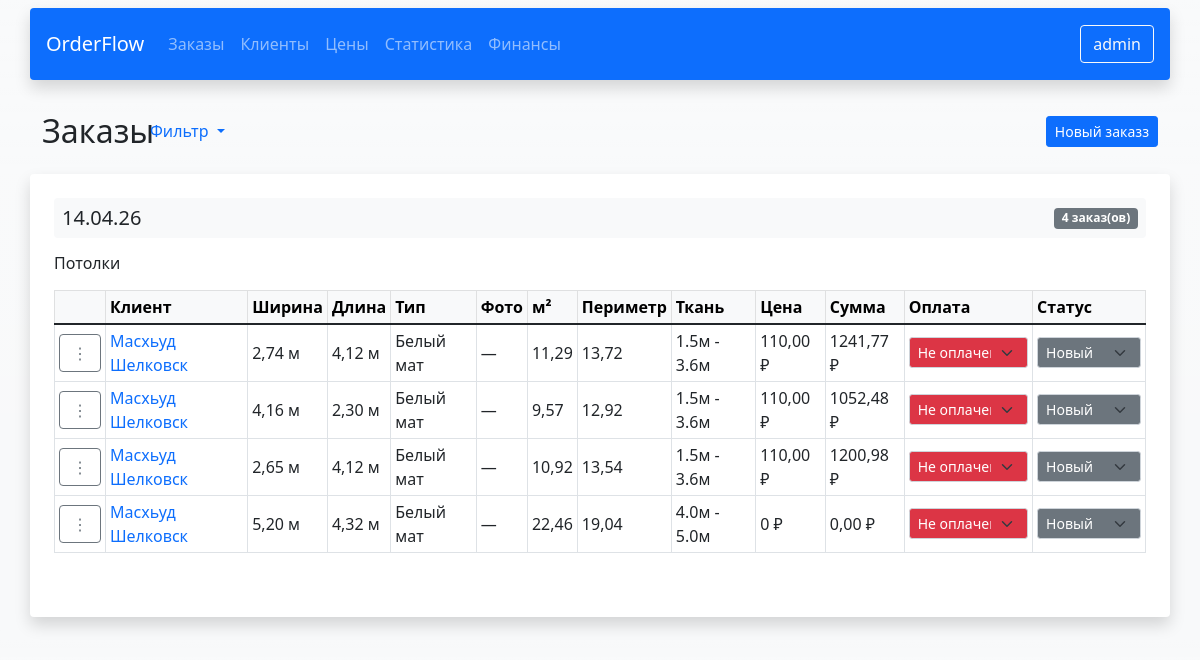
Page /not_paid_orders_all_customers/ (signed in) on the committed database.
### users/models.py (models this page shows)
class User(AbstractUser):
    pass

### orders/models.py (models this page shows, shortened)
class Order(models.Model):
    FABRIC_SIZE_CHOICES = [
        ('short', '1.5м - 3.6м'),
        ('wide', '4.0м - 5.0м'),
        ('the widest', '5.8м'),
    ]
    CEILING_TYPE_CHOICES = [
        ('white mat', 'Белый мат'),
        ('colored mat', 'Цветной мат'),
        ('white gloss', 'Белый лак'),
        ('colored gloss', 'Цветной лак'),
        ('white sateen', 'Белый сатин'),
        ('colored sateen', 'Цветной сатин'),
        ('venice', 'Венеция'),
        ('sky', 'Небо'),
    ]
    STATUS_CHOICES = [
        ('new', 'Новый'),
        ('in_progress', 'В работе'),
        ('completed', 'Завершен'),
    ]
    PAYMENT_STATUS_CHOICES = [
        ('not paid', 'Не оплачено'),
        ('paid', 'Оплачено')
    ]
    customer = ForeignKey(to=Customer, on_delete=CASCADE, related_name='orders')
    order_date = models.DateTimeField(auto_now_add=True)
    width = models.DecimalField(max_digits=5, decimal_places=2)
    length = models.DecimalField(max_digits=5, decimal_places=2)
    fabric_size = models.CharField(max_length=10,choices=FABRIC_SIZE_CHOICES)
    ceiling_type = models.CharField(max_length=14, choices=CEILING_TYPE_CHOICES)
    photo = models.ImageField(upload_to='order_photos/', blank=True, null=True)
    status = models.CharField(max_length=20, choices=STATUS_CHOICES, default='new')
    payment_status = models.CharField(max_length=15, choices=PAYMENT_STATUS_CHOICES, default='not paid')
    user = ForeignKey(to=User, on_delete=CASCADE)
    completed_at = models.DateTimeField(null=True, blank=True)
    @property
    def perimeter(self):
        return (self.width + self.length) * 2
    @property
    def square(self):
        return self.width * self.length
    def price(self):
        from settings.models import PriceSettings
        try:
            price_setting = PriceSettings.objects.get(
                user=self.user,
                fabric_size=self.fabric_size,
                ceiling_type=self.ceiling_type,
            )
            return price_setting.price_m2
        except PriceSettings.DoesNotExist:
            return Decimal(0)
    @property
    def total_sum(self):
        from settings.models import PriceSettings
        try:
            price_setting = PriceSettings.objects.get(
                user=self.user,
                fabric_size=self.fabric_size,
                ceiling_type=self.ceiling_type,
            )
            return Decimal(self.square) * price_setting.price_m2
        except PriceSettings.DoesNotExist:
            return Decimal(0)

class Customer(models.Model):
    full_name = models.CharField(max_length=128)
    phone_number = models.CharField(max_length=20)
    user = ForeignKey(to=User, on_delete=CASCADE)

### settings/models.py (models this page shows, shortened)
class PriceSettings(models.Model):
    FABRIC_SIZE_CHOICES = [
        ('short', '1.5м - 3.6м'),
        ('wide', '4.0м - 5.0м'),
        ('the widest', '5.8м'),
    ]
    CEILING_TYPE_CHOICES = [
        ('white mat', 'Белый мат'),
        ('colored mat', 'Цветной мат'),
        ('white gloss', 'Белый лак'),
        ('colored gloss', 'Цветной лак'),
        ('white sateen', 'Белый сатин'),
        ('colored sateen', 'Цветной сатин'),
        ('venice', 'Венеция'),
        ('sky', 'Небо'),
    ]
    fabric_size = models.CharField(
        max_length=20,
        choices=FABRIC_SIZE_CHOICES,
        verbose_name="Размер ткани",
        unique=False
    )
    ceiling_type = models.CharField(
        max_length=20,
        choices=CEILING_TYPE_CHOICES,
        verbose_name="Тип потолка",
    )
    bought = models.DecimalField(
        max_digits=10,
        decimal_places=2,
        default=0,
        verbose_name="Купил за м²",
    )
    markup = models.DecimalField(
        max_digits=10,
        decimal_places=2,
        default=0,
        verbose_name="Наценка за м²",
    )
    user = ForeignKey(to=User, on_delete=CASCADE)
    @property
    def price_m2(self):
        return self.bought + self.markup
    class Meta:
        unique_together = ('fabric_size', 'ceiling_type', 'user')
        verbose_name = "Настройка цены"
        verbose_name_plural = "Настройки цен"

### orders/views.py (the view, shortened to what this page needs)
# urls.py: path('not_paid_orders_all_customers/', not_paid_orders_all_customers, name='not_paid_orders'),
@login_required(login_url='/users/login/')
def not_paid_orders_all_customers(request):
    orders_list = Order.objects.filter(user=request.user, payment_status='not paid').order_by('-order_date')
    accessories_list = Accessories.objects.filter(user=request.user, payment_status='not paid').order_by('-order_date')
    paginator = Paginator(orders_list, 50)
    page_number = request.GET.get('page')
    page_obj = paginator.get_page(page_number)
    orders_list = page_obj.object_list
    grouped_orders = OrderedDict()
    total_amount = {}  # Общая сумма за каждую дату
    for order in orders_list:
        date_key = order.order_date.strftime('%d.%m.%y')  # Формат 03.05.25
        if date_key not in grouped_orders:
            grouped_orders[date_key] = {'orders': [], 'accessories': []}
            total_amount[date_key] = 0
        total_amount[date_key] += order.total_sum
        grouped_orders[date_key]['orders'].append(order)
    price_settings = PriceSettings.objects.all()
    context = {
        'title': 'OrderFlow - Не оплаченные заказы',
        'grouped_orders': grouped_orders,
        'total_amount': total_amount,
        'price_settings': price_settings,
        'page_obj': page_obj,
    }
    return render(request, 'orders/new_orders_all.html', context)

### orders/templates/orders/new_orders_all.html (shortened to what this page needs)
{% extends 'orders/base.html' %}
{% block content %}
<div class="main my-3 my-md-4">
    <div class="container mt-3 mb-3">
        <div class="row">
            <div class="col-4 col-md-2 col-lg-1">
                <h2 class="">Заказы</h2>
            </div>
            <div class="col-4 col-md-6 col-lg-1 lg-mt-1">
                <div class="btn-group">
                  <a type="button" class="btn  text-primary dropdown-toggle " data-bs-toggle="dropdown" aria-expanded="false">
                    Фильтр
                  </a>
                </div>
            </div>
            <div class=" col-4 col-md-4 col-lg-10 mt-1 text-end">
                <a class="btn btn-primary btn-sm" href="{% url 'add_order' %}">
                    Новый заказз
                </a>
            </div>
        </div>
    </div>
    <div class="bg-light bg-gradient card border-0">
        <div class="card-body p-0">
            {% if not grouped_orders %}
                <div class="container bg-white rounded p-4">
                    <div class="alert alert-info m-3">Нет заказов для этого клиента</div>
                </div>
            {% else %}
                {% for date, items in grouped_orders.items %}
                    <div class=" mb-3">
                        <div class="container bg-white rounded shadow p-4">
                            <div class="d-flex justify-content-between align-items-center flex-wrap gap-2 mb-3 p-2 bg-light rounded">
                                <h5 class="mb-0">{{ date }}</h5>
                                <span class="badge bg-secondary">
                                    {{ items.orders|length }} заказ(ов)
                                </span>
                            </div>
                            {% if items.orders %}
                                <h6 class="mb-3">Потолки</h6>
                                <div class="table-responsive mb-4">
                                    <table class="table table-bordered table-hover table-sm align-middle">
                                        <thead class="table-light">
                                            <tr>
                                                <th width="40"></th>
                                                <th>Клиент</th>
                                                <th>Ширина</th>
                                                <th>Длина</th>
                                                <th>Тип</th>
                                                <th>Фото</th>
                                                <th>м²</th>
                                                <th>Периметр</th>
                                                <th class="d-none d-md-table-cell">Ткань</th>
                                                <th>Цена</th>
                                                <th>Сумма</th>
                                                <th>Оплата</th>
                                                <th>Статус</th>
                                            </tr>
                                        </thead>
                                        <tbody>
                                            {% for order in items.orders %}
                                            <tr>
                                                <td class="text-center">
                                                    <div class="dropdown">
                                                        <button class="btn btn-outline-secondary" type="button" data-bs-toggle="dropdown">
                                                          &#8942;
                                                        </button>
                                                    </div>
                                                </td>
                                                <td><a href="{% url 'orders' order.customer.id %}"  class="text-decoration-none">{{ order.customer.full_name }}</a></td>
                                                <td>{{ order.width }} м</td>
                                                <td>{{ order.length }} м</td>
                                                <td>{{ order.get_ceiling_type_display }}</td>
                                                <td>
                                                    {% if order.photo %}
                                                    <a href="{{ order.photo.url }}"
                                                       target="_blank"
                                                       data-bs-toggle="tooltip"
                                                       title="Просмотреть фото"
                                                       class="d-inline-block">
                                                        <img src="{{ order.photo.url }}"
                                                             width="40"
                                                             height="40"
                                                             class="img-thumbnail object-fit-cover">
                                                    </a>
                                                    {% else %}
                                                    —
                                                    {% endif %}
                                                </td>
                                                <td>{{ order.square|floatformat:2 }}</td>
                                                <td>{{ order.perimeter|floatformat:2 }}</td>
                                                <td class="d-none d-md-table-cell">{{ order.get_fabric_size_display }}</td>
                                                <td>{{ order.price }} ₽</td>
                                                <td>{{ order.total_sum|floatformat:2 }} ₽</td>
                                                <td>
                                                    <select class="form-select form-select-sm text-white {% if order.payment_status == 'not paid' %} bg-danger {% else %} bg-success {% endif %}"
                                                        hx-post="{% url 'update_payment_status' order.id %}"
                                                        hx-headers='{"X-CSRFToken": "{{ csrf_token }}"}'
                                                        name="payment_status">
                                                        {% for value, label in order.PAYMENT_STATUS_CHOICES %}
                                                        <option value="{{ value }}" {% if order.payment_status == value %}selected{% endif %}>
                                                            {{ label }}
                                                        </option>
                                                        {% endfor %}
                                                    </select>
                                                </td>
                                                <td>
                                                    <select class="form-select form-select-sm text-white {% if order.status == 'new' %} bg-secondary {% elif order.status == 'in_progress' %} bg-warning {% else %} bg-success {% endif %}"
                                                        hx-post="{% url 'update_order_status' order.id %}"
                                                        hx-trigger="change"
                                                        hx-headers='{"X-CSRFToken": "{{ csrf_token }}"}'
                                                        name="status">
                                                        {% for value, label in order.STATUS_CHOICES %}
                                                        <option value="{{ value }}" {% if order.status == value %}selected{% endif %}>
                                                            {{ label }}
                                                        </option>
                                                        {% endfor %}
                                                    </select>
                                                </td>
                                            </tr>
                                            {% endfor %}
                                        </tbody>
                                    </table>
                                </div>
                            {% endif %}
                        </div>
                    </div>
                {% endfor %}
            {% endif %}
        </div>
    </div>
</div>
{% endblock %}

### orders/templates/orders/base.html (shortened to what this page needs)
{% load static %}
<!DOCTYPE html>
<html lang="ru">
<head>
    <link href="https://cdn.jsdelivr.net/npm/bootstrap@5.1.3/dist/css/bootstrap.min.css" rel="stylesheet">
</head>
<body class="bg-light bg-gradient">
<nav class="navbar navbar-expand-lg navbar-dark">
    <div class="container rounded shadow p-3 bg-primary" >
        <a class="navbar-brand" href="{% url 'welcome' %}">OrderFlow</a>
        <div class="collapse navbar-collapse" id="navbarNav">
            <ul class="navbar-nav me-auto">
                <li class="nav-item">
                    <a class="nav-link" href="{% url 'new_orders_all' %}">Заказы</a>
                </li>
                <li class="nav-item">
                    <a class="nav-link" href="{% url 'customers' %}">Клиенты</a>
                </li>
                <li class="nav-item">
                    <a class="nav-link" href="{% url 'price_settings' %}">Цены</a>
                </li>
                <li class="nav-item">
                    <a class="nav-link" href="{% url 'stats_dashboard' %}">Статистика</a>
                </li>
                <li class="nav-item">
                    <a class="nav-link" href="{% url 'finance' %}">Финансы</a>
                </li>
            </ul>
            <div class="d-flex">
                {% if user.is_authenticated %}
                    <a href="{% url 'profile' %}" class="btn btn-outline-light">{{ user.username }}</a>
                {% else %}
                    <a href="{% url 'login' %}" class="btn btn-outline-light me-2">Войти</a>
                    <a href="{% url 'registration' %}" class="btn btn-light">Регистрация</a>
                {% endif %}
            </div>
        </div>
    </div>
</nav>
{% block content %}
{% endblock %}
</body>
</html>

### rows in the picture
User: username "admin"
Order: customer.full_name "Масхьуд Шелковск", width "2,74", length "4,12", ceiling_type "Белый мат", square "11,29", perimeter "13,72", fabric_size "1.5м - 3.6м", price "110,00", total_sum "1241,77", payment_status "Не оплачено", status "Новый"
Order: customer.full_name "Масхьуд Шелковск", width "4,16", length "2,30", ceiling_type "Белый мат", square "9,57", perimeter "12,92", fabric_size "1.5м - 3.6м", price "110,00", total_sum "1052,48", payment_status "Не оплачено", status "Новый"
Order: customer.full_name "Масхьуд Шелковск", width "2,65", length "4,12", ceiling_type "Белый мат", square "10,92", perimeter "13,54", fabric_size "1.5м - 3.6м", price "110,00", total_sum "1200,98", payment_status "Не оплачено", status "Новый"
Order: customer.full_name "Масхьуд Шелковск", width "5,20", length "4,32", ceiling_type "Белый мат", square "22,46", perimeter "19,04", fabric_size "4.0м - 5.0м", price "0", total_sum "0,00", payment_status "Не оплачено", status "Новый"

### other values in the picture
{{ date }} "14.04.26"
{{ items.orders|length }} "4"
